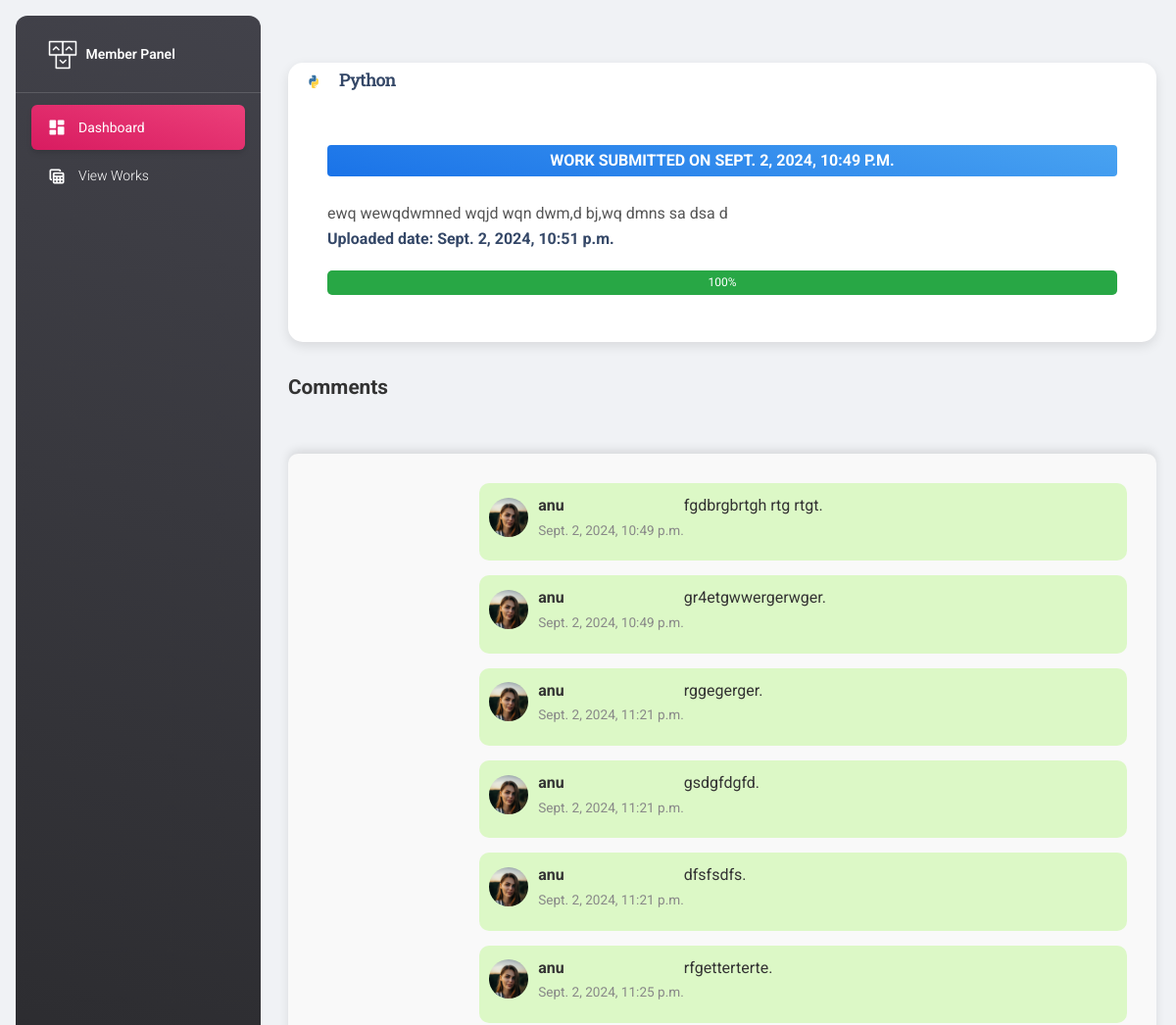
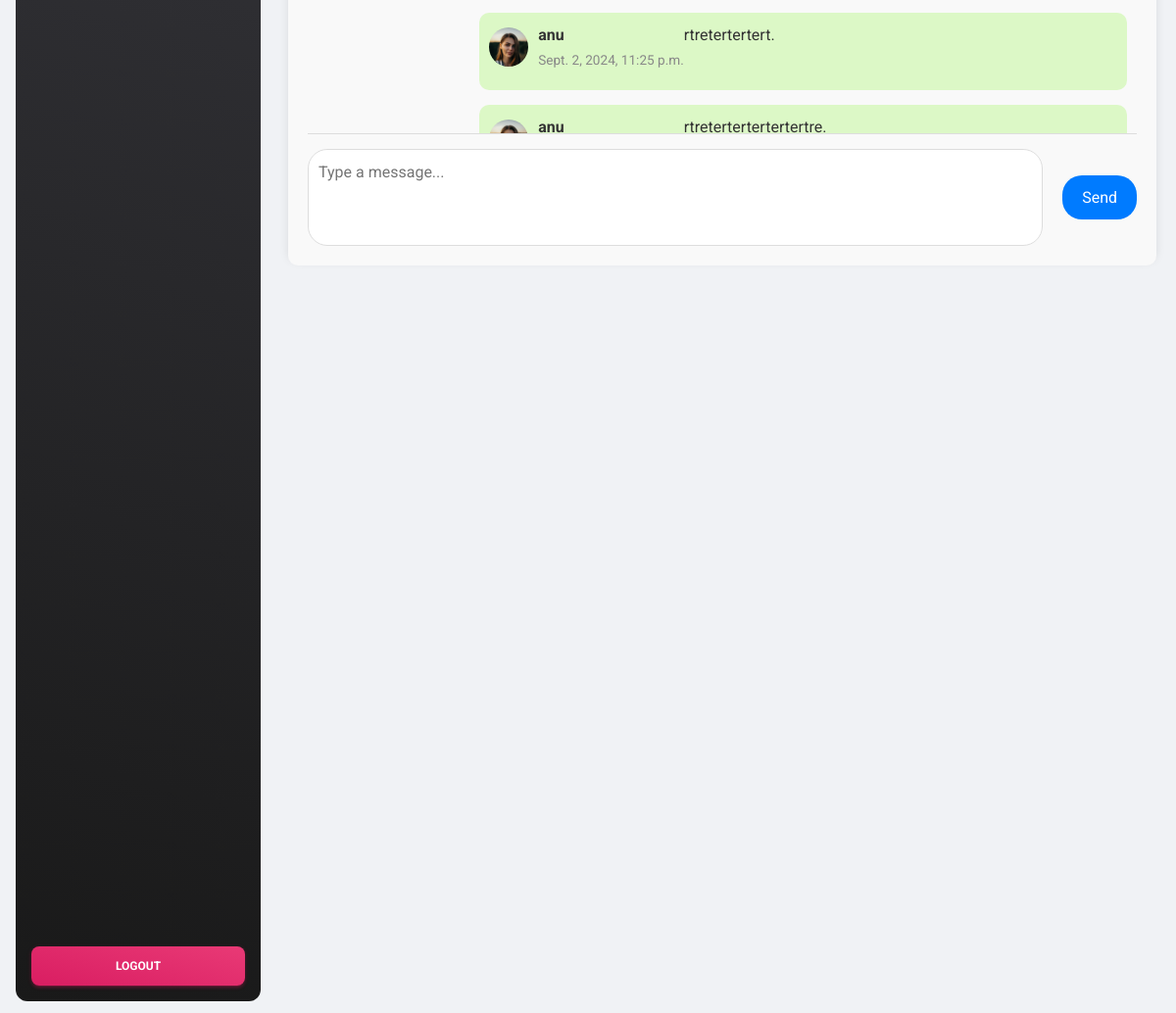
/view_works_single_member?id=1 (signed in), run on the app's committed database (2 pictures, top to bottom).
### myapp/models.py (models this page shows)
class Add_project(models.Model):
    title = models.CharField(max_length=50, null=True)
    project_image = models.ImageField(null=True)
    description = models.CharField(max_length=500, null=True)
    submission_date = models.DateTimeField(null=True)
    uploaded_date = models.DateTimeField(null=True)
    leader_id = models.ForeignKey(Add_leader, on_delete=models.CASCADE, null=True)
    first_member_id = models.ForeignKey(Add_member, on_delete=models.CASCADE, null=True, related_name='projects_first_member')
    second_member_id = models.ForeignKey(Add_member, on_delete=models.CASCADE, null=True, related_name='projects_second_member')
    third_member_id = models.ForeignKey(Add_member, on_delete=models.CASCADE, null=True, related_name='projects_third_member')
    fourth_member_id = models.ForeignKey(Add_member, on_delete=models.CASCADE, null=True, related_name='projects_fourth_member')
    fifth_member_id = models.ForeignKey(Add_member, on_delete=models.CASCADE, null=True, related_name='projects_fifth_member')
    progress = models.IntegerField(default=0)
    completed = models.BooleanField(default=False)
    leader_approvel = models.BooleanField(default=False)
    leader_rejected = models.BooleanField(default=False)
    completed_date = models.DateTimeField(null=True)
    assigned = models.BooleanField(default=False)

class Add_comment(models.Model):
    comment=models.CharField(max_length=250,null=True)
    sent_by=models.DateTimeField(null=True)
    member_id=models.ForeignKey(Add_member,on_delete=models.CASCADE,null=True)
    project_id=models.ForeignKey(Add_project,on_delete=models.CASCADE,null=True)

class Add_member(models.Model):
    name=models.CharField(max_length=25,null=True)
    job_name=models.CharField(max_length=25,null=True)
    employee_id=models.CharField(max_length=25,null=True)
    contact=models.CharField(max_length=25,null=True)
    email=models.EmailField(null=True)
    profile_picture=models.ImageField(null=True)
    leader_id=models.ForeignKey(Add_leader,on_delete=models.CASCADE,null=True)
    login_id=models.ForeignKey(Login_table,on_delete=models.CASCADE,null=True)

### myapp/views.py (the view)
# urls.py: path('view_works_single_member',views.view_works_single_member),
def view_works_single_member(request):
    id=request.session['id']
    member=Add_member.objects.get(id=id)
    wid=request.GET.get('id')
    work=Add_project.objects.get(id=wid)
    comments=Add_comment.objects.filter(project_id=work)
    today = timezone.now().date()  # This gives the current date
    submission_date = work.submission_date.date()  # Convert datetime to date
    days_left = (submission_date - today).days
    is_past_deadline = days_left < 0
    return render(request,"member/view_work_single.html",
        {
        'work': work,
        'comments': comments,
        'days_left': days_left,
        'is_past_deadline': is_past_deadline,
        "member":member
        })

### template/member/view_work_single.html (shortened to what this page needs)
{% extends 'member/member_base.html' %}
{% block content %}
<div class="container card-container">
    <div class="card">
        <div class="d-flex px-2">
            <div>
              <img src="../static/media/{{work.project_image}}" class="avatar avatar-sm rounded-circle me-2" alt="spotify">
            </div>
            <div class="my-auto">
              <h2 class="mb-0 text-lg">{{work.title}}</h2>
            </div>
          </div>
        <div class="card-body pt-4 p-3">
            <ul class="list-group">
                <li class="list-group-item border-0 d-flex flex-column p-4 mb-2 bg-light-100 border-radius-lg">
                    {% if work.completed %}
                    <span class="badge badge-sm bg-gradient-info text-white">Work Submitted On {{work.completed_date}}</span>
                    {% else %}
                    <span class="badge badge-sm bg-gradient-warning text-white">Deadline: {{work.submission_date}}</span>
                    {% endif %}
                    <div class="project-description">
                        <span>{{work.description}}</span>
                    </div>
                    <span class="text-dark">Uploaded date: {{work.uploaded_date}}</span>
                    <div class="progress">
                        <div class="progress-bar" role="progressbar" style="width: {{work.progress}}%;" aria-valuenow="{{work.progress}}" aria-valuemin="0" aria-valuemax="100">
                            {{work.progress}}%
                        </div>
                    </div>
                </li>
            </ul>
        </div>
    </div>
    <div class="comments-section">
        <h6>Comments</h6>
        <div class="chat-box">
            <div class="comments-container">
                {% for comment in comments %}
                <div class="comment sent_by_you">
                    <div class="comment-author">
                        <img src="../static/media/{{comment.member_id.profile_picture}}" alt="Avatar" class="comment-avatar">
                        <div class="comment-author-details">
                            <span class="name-label">{{comment.member_id.name}}</span>
                            <span class="comment-date">{{comment.sent_by}}</span>
                        </div>
                    </div>
                    <div class="comment-text">
                          {{comment.comment}}.
                    </div>
                </div>
                {% endfor %}
            </div>
            <form action="/add_comment_members" method="post" class="comment-form">
                <textarea name="comment" rows="3" placeholder="Type a message..."></textarea>
                <button type="submit">Send</button>
            </form>
        </div>
    </div>
</div>
{% endblock %}

### template/member/view_work_single.html (style rules this page uses)
.container { max-width: 1200px; margin: 0 auto; padding: 20px; padding-bottom: 80px; }
.card-container { margin-top: 20px; }
.card { border: none; border-radius: 15px; box-shadow: 0 4px 12px rgba(0, 0, 0, 0.1); transition: transform 0.3s ease; }
.list-group-item { background-color: #ffffff; border-radius: 10px; padding: 20px; margin-bottom: 15px; transition: box-shadow 0.3s ease; }
.list-group-item span { font-size: 1rem; color: #555; }
.text-dark { font-weight: bold; color: #333; }
.badge { font-size: 0.9rem; padding: 0.5em 0.75em; border-radius: 0.25rem; color: #fff; background-color: #f39c12; }
.project-description { margin-top: 15px; font-size: 1.1rem; color: #555; text-align: justify; line-height: 1.6; }
.project-description span { display: block; margin-top: 10px; }
.progress { height: 25px; background-color: #e9ecef; border-radius: 5px; overflow: hidden; margin-top: 20px; }
.progress-bar { height: 100%; background-color: #28a745; transition: width 0.4s ease; }
.comments-section { margin-top: 30px; }
.comments-section h6 { font-size: 1.3rem; font-weight: bold; color: #333; margin-bottom: 15px; }
.chat-box { background-color: #f9f9f9; border-radius: 10px; padding: 20px; max-height: 1080px; max-width: 1200px; margin: 0 auto; margin-top: 50px; bottom: 0; left: 0; right: 0; box-shadow: 0 -4px 10px rgba(0, 0, 0, 0.1); z-index: 1000; }
.comments-container { max-height: 700px; overflow-y: auto; padding: 10px; border-bottom: 1px solid #ddd; margin-bottom: 15px; }
.comment { margin-bottom: 15px; padding: 10px; border-radius: 10px; background-color: #fff; position: relative; max-width: 80%; display: flex; }
.comment.sent_by_you { background-color: #dcf8c6; align-self: flex-end; margin-left: auto; }
.comment-author { display: flex; align-items: center; margin-bottom: 10px; }
.comment-avatar { width: 40px; height: 40px; border-radius: 50%; object-fit: cover; margin-right: 10px; }
.comment-author-details { display: flex; flex-direction: column; }
.name-label { font-weight: bold; color: #333; margin-bottom: 2px; }
.comment-date { font-size: 0.85rem; color: #888; }
.comment-text { font-size: 1rem; color: #333; }
.comment-form { display: flex; align-items: center; gap: 20px; }
.comment-form textarea { flex-grow: 1; padding: 10px; border-radius: 20px; border: 1px solid #ddd; resize: none; min-height: 60px; }
.comment-form button { background-color: #007bff; color: #fff; padding: 10px 20px; border: none; border-radius: 20px; cursor: pointer; }

### data on the page
Add_project: project_image (picture), title "Python", completed_date "SEPT. 2, 2024, 10:49 P.M.", description "ewq wewqdwmned wqjd wqn dwm,d bj,wq dmns sa dsa d", uploaded_date "Sept. 2, 2024, 10:51 p.m.", progress "100"
Add_comment: member_id.profile_picture (picture), member_id.name "anu", sent_by "Sept. 2, 2024, 10:49 p.m.", comment "fgdbrgbrtgh rtg rtgt"
Add_comment: member_id.profile_picture (picture), member_id.name "anu", sent_by "Sept. 2, 2024, 10:49 p.m.", comment "gr4etgwwergerwger"
Add_comment: member_id.profile_picture (picture), member_id.name "anu", sent_by "Sept. 2, 2024, 11:21 p.m.", comment "rggegerger"
Add_comment: member_id.profile_picture (picture), member_id.name "anu", sent_by "Sept. 2, 2024, 11:21 p.m.", comment "gsdgfdgfd"
Add_comment: member_id.profile_picture (picture), member_id.name "anu", sent_by "Sept. 2, 2024, 11:21 p.m.", comment "dfsfsdfs"
Add_comment: member_id.profile_picture (picture), member_id.name "anu", sent_by "Sept. 2, 2024, 11:25 p.m.", comment "rfgetterterte"
Add_comment: member_id.profile_picture (picture), member_id.name "anu", sent_by "Sept. 2, 2024, 11:25 p.m.", comment "rtretertertert"
Add_comment: member_id.profile_picture (picture), member_id.name "anu", comment "rtretertertertertertre"
